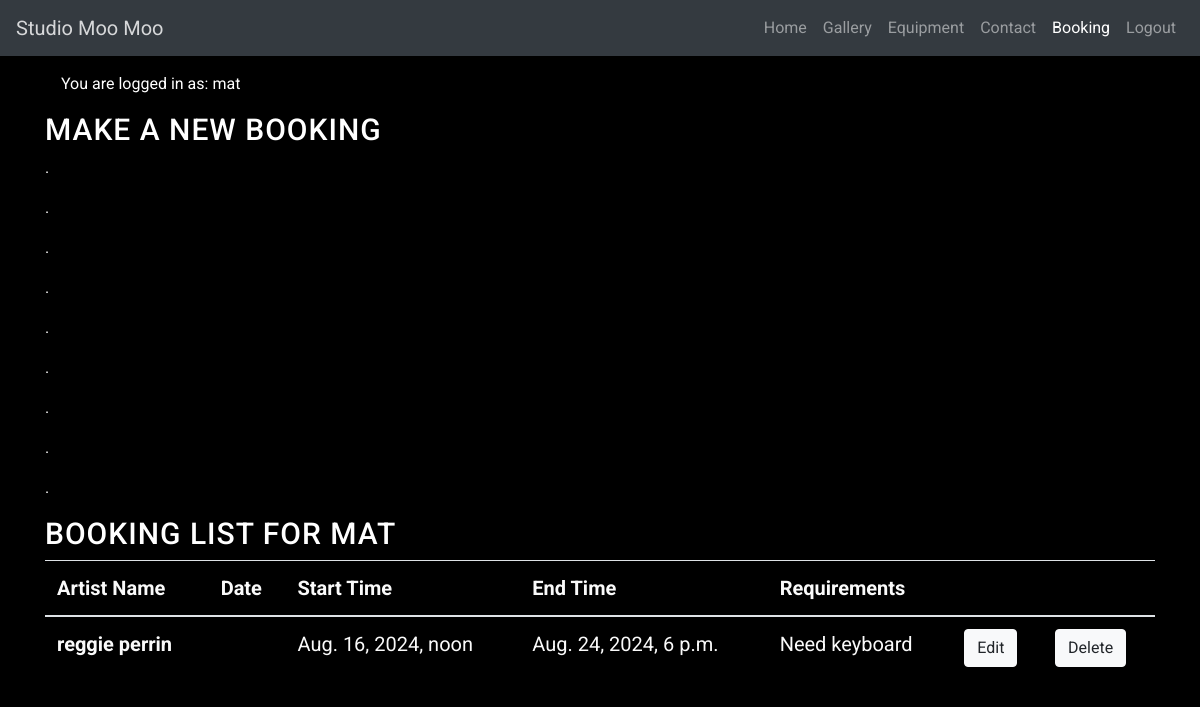
Page /my_bookings/ (signed in) on the earlier database version.
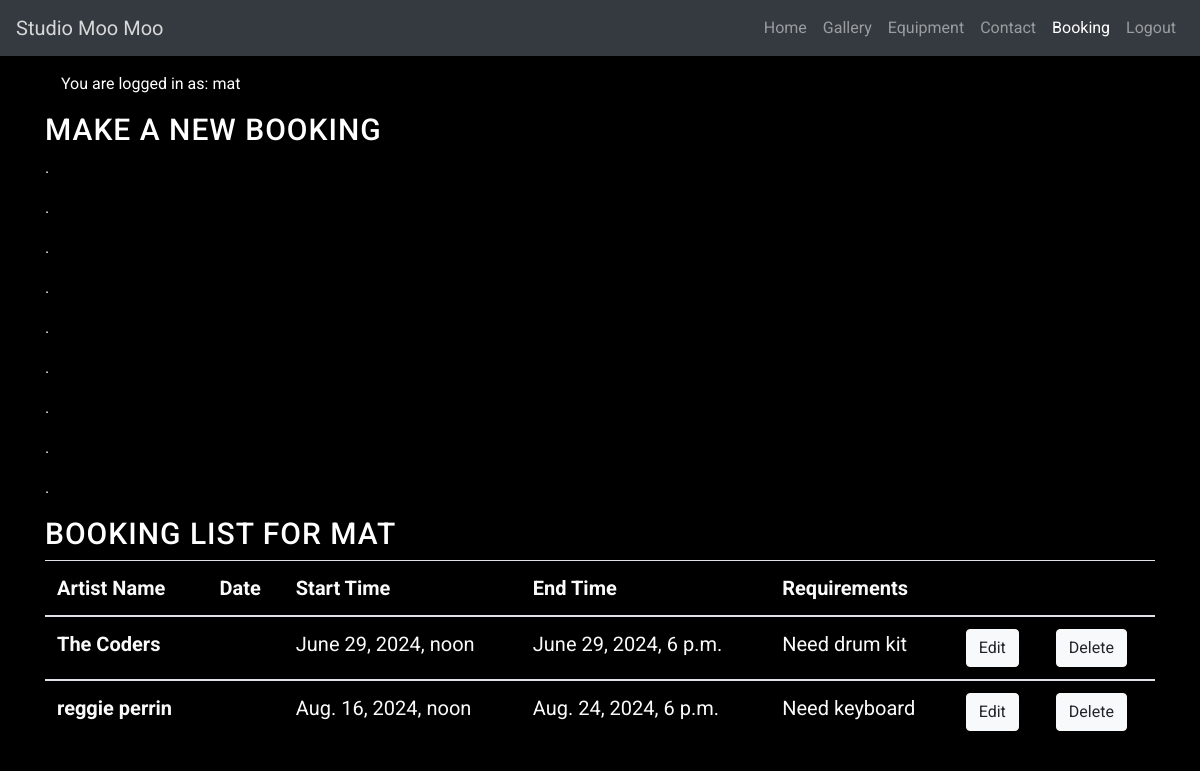
Same page on the later database version.
### booking/models.py (models this page shows, shortened)
class Booking(models.Model):
    user = models.ForeignKey(User, on_delete=models.CASCADE)
    Artist_Name = models.CharField(max_length=30)
    start_time = models.DateTimeField()
    end_time = models.DateTimeField()
    BookingRequirements = models.CharField(max_length=700)

### booking/views.py (the view)
# urls.py: path('my_bookings/', views.my_bookings, name='my_bookings'),
def my_bookings(request):
    bookings = Booking.objects.filter(user=request.user)
    return render(
        request,
        "booking/booking_list.html",
        {
            'bookings':bookings
        },
    )

### booking/templates/booking/booking_list.html (shortened to what this page needs)
{% extends "base.html" %} {% block title %} Studio Moo Moo {% endblock %}
{% load static %}
{% load crispy_forms_tags %}
{% block content %}
<body>
    <main class="flex-shrink-0 main-bg">
        {% if user.is_authenticated %}
        <p class="text-end m-3">You are logged in as: {{ user }}</p>
        {% else %}
        <p class="text-end m-3">You are not logged in</p>
        {% endif %}
    <div>
        <h1>Make a new Booking</h1>
        <p>.</p>
        <p>.</p>
        <p>.</p>
        <p>.</p>
        <p>.</p>
        <p>.</p>
        <p>.</p>
        <p>.</p>
        <p>.</p>
    </div>
    <div>
        <h1>Booking list for {{ user }}</h1>
    </div>
    <table class="table">
        <thead>
          <tr>
            <th scope="col">Artist Name</th>
            <th scope="col">Date</th>
            <th scope="col">Start Time</th>
            <th scope="col">End Time</th>
            <th scope="col">Requirements</th>
            <th></th>
            <th></th>
          </tr>
        </thead>
        {% for bookings in bookings %}
        <tbody>
          <tr>
            <th scope="row">{{ bookings.Artist_Name }}</th>
            <td>{{ bookings.date }}</td>
            <td>{{ bookings.start_time }}</td>
            <td>{{ bookings.end_time }}</td>
            <td>{{ bookings.BookingRequirements }}</td>
            <td><button type="button" class="btn btn-light">Edit</button></td>
            <td><button type="button" class="btn btn-light" booking_id="{{ booking.id }}">Delete</button></td>
          </tr>
        {% endfor %}
        </tbody>
      </table>
    </div>
</body>
</html>
{% endblock %}

Differences in the rows shown:
now on this page (row edited): Booking: Artist_Name "The Coders", start_time "June 29, 2024, noon", end_time "June 29, 2024, 6 p.m.", BookingRequirements "Need drum kit"
